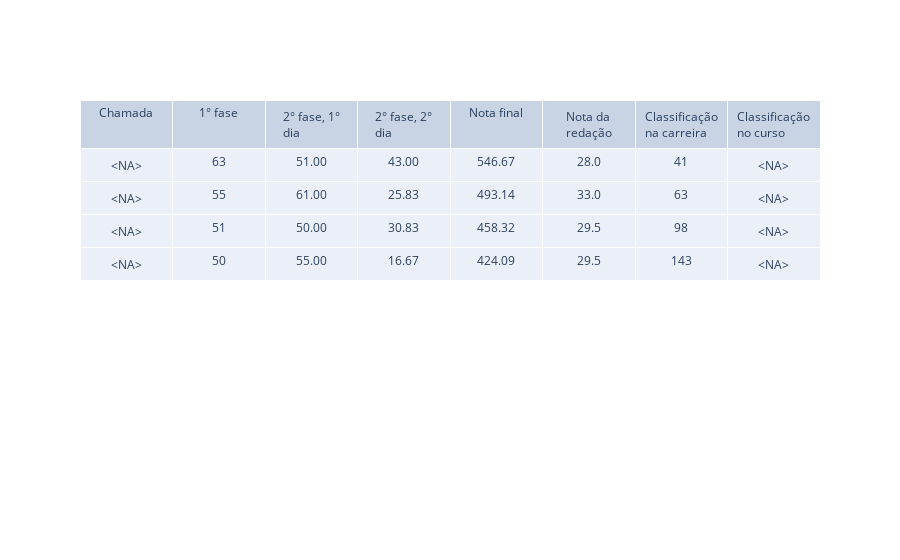

The notebook cell this image was saved under:
### Markdown cell above
#### Data tables

### Code cell
TABLE_COL_NAMES = [
  'chamada',
  'nota_1',
  'nota_2_1',
  'nota_2_2',
  'nota_final',
  'nota_redacao',
  'classificacao_carreira',
  'classificacao_curso',
]
HEADER_COL_NAMES = [
  'Chamada',
  '1° fase',
  '2° fase, 1° dia',
  '2° fase, 2° dia',
  'Nota final',
  'Nota da redação',
  'Classificação na carreira',
  'Classificação no curso',
]
COL_FORMATS = [None, None, '.2f', '.2f', '.2f', '.1f', None, None]
data_tables = []

for id, df in fuvest.groupby('id'):
  df = df.reset_index()
  for ano in df['ano'].unique():
    for modalidade in df['modalidade'].unique():
      sliced_df = df[(df['ano'] == ano)
                     & (df['modalidade'] == modalidade)]
      if not sliced_df.empty:
        sliced_df = sliced_df.sort_values('nota_final', ascending=False)
        full_df = sliced_df.astype(str)
        data_tables.append(table_from_df(full_df,
                                         TABLE_COL_NAMES,
                                         HEADER_COL_NAMES,
                                         COL_FORMATS))
print(len(data_tables))
data_tables[0].show()

### Figure 1 — Plotly figure (JSON) as saved in the notebook; plotly's stock layout.template omitted (floating-point values rounded to 4 significant figures)
{"data": [{"cells": {"format": [null, null, ".2f", ".2f", ".2f", ".1f", null, null], "values": [["<NA>", "<NA>", "<NA>", "<NA>"], ["63", "55", "51", "50"], ["51.0", "61.0", "50.0", "55.0"], ["43.0", "25.83", "30.83", "16.67"], ["546.6666667", "493.137037", "458.3222222", "424.0851852"], ["28.0", "33.0", "29.5", "29.5"], ["41", "63", "98", "143"], ["<NA>", "<NA>", "<NA>", "<NA>"]]}, "header": {"align": "center", "values": ["Chamada", "1° fase", "2° fase, 1° dia", "2° fase, 2° dia", "Nota final", "Nota da redação", "Classificação na carreira", "Classificação no curso"]}, "type": "table"}], "layout": {}}
